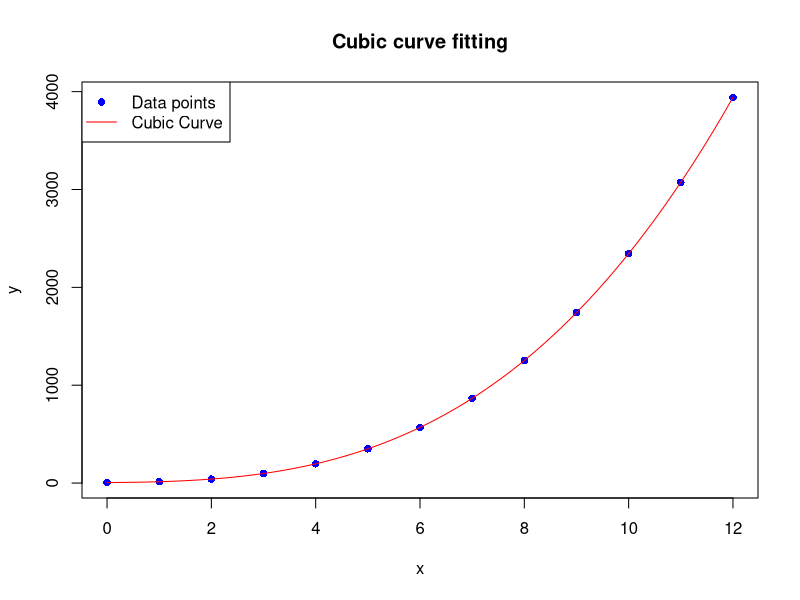

The R source for this figure:
# Given data
x_values <- c(
  0, 1, 2, 3, 4, 5, 6, 7, 8, 9, 10, 11, 12)
y_values <- c(
  5, 14, 41, 98, 197, 350, 569, 866, 
  1253, 1742, 2345, 3074, 3941)

# Curve Fitting Order
order <- 3

# Perform cubic regression using lm()
lm_model <- lm(y_values ~
  poly(x_values, order, raw = TRUE))

# Coefficients
coefficients <- coef(lm_model)

# Reverse order to match output
coefficients <- coefficients[
  length(coefficients):1]

# Print coefficients
cat("Coefficients (a, b, c, d):\n\t",
  coefficients, "\n")

# Open PNG graphics device
png("13-lm-cubic.png", width = 800, height = 400)

# Draw Plot
plot(
  x_values, y_values, 
  xlab = "x", ylab = "y", 
  main = "Cubic curve fitting", 
  pch = 16, col = "blue", 
  ylim = c(min(y_values), max(y_values)))

# Generate values for the cubic curve
x_plot <- seq(
  min(x_values), max(x_values),
  length.out = 100)
y_plot <- predict(
  lm_model,
  newdata = data.frame(x_values = x_plot))

# Add cubic curve
lines(x_plot, y_plot, col = "red")

# Add legend
legend("topleft",
  legend = c("Data points", "Cubic Curve"), 
  col = c("blue", "red"),
  pch = c(16, NA), lty = c(NA, 1))
